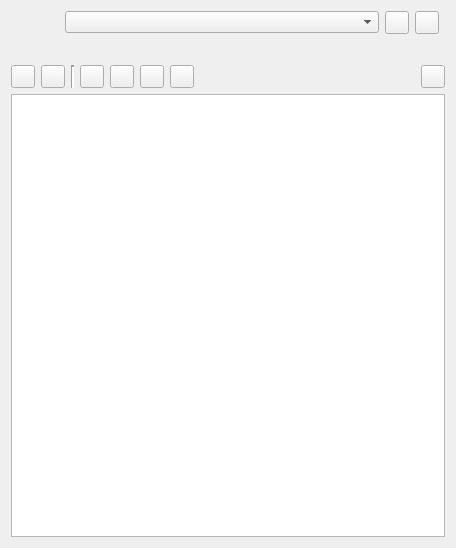
<?xml version="1.0" encoding="UTF-8"?>
<ui version="4.0">
 <class>MicroPythonWidget</class>
 <widget class="QWidget" name="MicroPythonWidget">
  <property name="geometry">
   <rect>
    <x>0</x>
    <y>0</y>
    <width>456</width>
    <height>548</height>
   </rect>
  </property>
  <layout class="QVBoxLayout" name="verticalLayout">
   <item>
    <layout class="QHBoxLayout" name="horizontalLayout">
     <item>
      <widget class="QLabel" name="deviceIconLabel">
       <property name="sizePolicy">
        <sizepolicy hsizetype="Fixed" vsizetype="Fixed">
         <horstretch>0</horstretch>
         <verstretch>0</verstretch>
        </sizepolicy>
       </property>
       <property name="minimumSize">
        <size>
         <width>48</width>
         <height>48</height>
        </size>
       </property>
       <property name="alignment">
        <set>Qt::AlignLeading|Qt::AlignLeft|Qt::AlignTop</set>
       </property>
      </widget>
     </item>
     <item>
      <layout class="QGridLayout" name="gridLayout">
       <item row="1" column="0" colspan="4">
        <widget class="QLabel" name="deviceInfoLabel">
         <property name="sizePolicy">
          <sizepolicy hsizetype="Expanding" vsizetype="Preferred">
           <horstretch>0</horstretch>
           <verstretch>0</verstretch>
          </sizepolicy>
         </property>
         <property name="wordWrap">
          <bool>true</bool>
         </property>
        </widget>
       </item>
       <item row="0" column="3">
        <widget class="EricLed" name="deviceConnectedLed" native="true"/>
       </item>
       <item row="0" column="0">
        <widget class="QComboBox" name="deviceTypeComboBox">
         <property name="sizePolicy">
          <sizepolicy hsizetype="Expanding" vsizetype="Fixed">
           <horstretch>0</horstretch>
           <verstretch>0</verstretch>
          </sizepolicy>
         </property>
        </widget>
       </item>
       <item row="0" column="1">
        <widget class="QToolButton" name="checkButton">
         <property name="toolTip">
          <string>Press to check for connected devices</string>
         </property>
        </widget>
       </item>
       <item row="0" column="2">
        <widget class="EricToolButton" name="menuButton"/>
       </item>
      </layout>
     </item>
    </layout>
   </item>
   <item>
    <layout class="QHBoxLayout" name="horizontalLayout_2">
     <item>
      <widget class="QToolButton" name="openButton">
       <property name="toolTip">
        <string>Press to open a file of the connected device</string>
       </property>
      </widget>
     </item>
     <item>
      <widget class="QToolButton" name="saveButton">
       <property name="toolTip">
        <string>Press to save the current editor to the connected device</string>
       </property>
      </widget>
     </item>
     <item>
      <widget class="Line" name="line">
       <property name="lineWidth">
        <number>2</number>
       </property>
       <property name="orientation">
        <enum>Qt::Vertical</enum>
       </property>
      </widget>
     </item>
     <item>
      <widget class="QToolButton" name="runButton">
       <property name="toolTip">
        <string>Press to run the current script on the selected device</string>
       </property>
      </widget>
     </item>
     <item>
      <widget class="QToolButton" name="replButton">
       <property name="toolTip">
        <string>Press to open a terminal (REPL) on the selected device</string>
       </property>
       <property name="checkable">
        <bool>true</bool>
       </property>
      </widget>
     </item>
     <item>
      <widget class="QToolButton" name="filesButton">
       <property name="toolTip">
        <string>Press to open a file manager on the selected device</string>
       </property>
       <property name="checkable">
        <bool>true</bool>
       </property>
      </widget>
     </item>
     <item>
      <widget class="QToolButton" name="chartButton">
       <property name="toolTip">
        <string>Press to open a chart window to display data receive from the selected device</string>
       </property>
       <property name="checkable">
        <bool>true</bool>
       </property>
      </widget>
     </item>
     <item>
      <spacer name="horizontalSpacer">
       <property name="orientation">
        <enum>Qt::Horizontal</enum>
       </property>
       <property name="sizeHint" stdset="0">
        <size>
         <width>40</width>
         <height>20</height>
        </size>
       </property>
      </spacer>
     </item>
     <item>
      <widget class="QToolButton" name="connectButton">
       <property name="toolTip">
        <string>Press to connect the selected device</string>
       </property>
      </widget>
     </item>
    </layout>
   </item>
   <item>
    <widget class="QTextEdit" name="replEdit">
     <property name="contextMenuPolicy">
      <enum>Qt::CustomContextMenu</enum>
     </property>
     <property name="undoRedoEnabled">
      <bool>false</bool>
     </property>
     <property name="lineWrapMode">
      <enum>QTextEdit::NoWrap</enum>
     </property>
     <property name="acceptRichText">
      <bool>false</bool>
     </property>
    </widget>
   </item>
  </layout>
 </widget>
 <customwidgets>
  <customwidget>
   <class>EricToolButton</class>
   <extends>QToolButton</extends>
   <header>EricWidgets/EricToolButton.h</header>
  </customwidget>
  <customwidget>
   <class>EricLed</class>
   <extends>QWidget</extends>
   <header>EricWidgets/EricLed.h</header>
   <container>1</container>
  </customwidget>
 </customwidgets>
 <tabstops>
  <tabstop>deviceTypeComboBox</tabstop>
  <tabstop>checkButton</tabstop>
  <tabstop>menuButton</tabstop>
  <tabstop>openButton</tabstop>
  <tabstop>saveButton</tabstop>
  <tabstop>runButton</tabstop>
  <tabstop>replButton</tabstop>
  <tabstop>filesButton</tabstop>
  <tabstop>chartButton</tabstop>
  <tabstop>connectButton</tabstop>
  <tabstop>replEdit</tabstop>
 </tabstops>
 <resources/>
 <connections/>
</ui>
